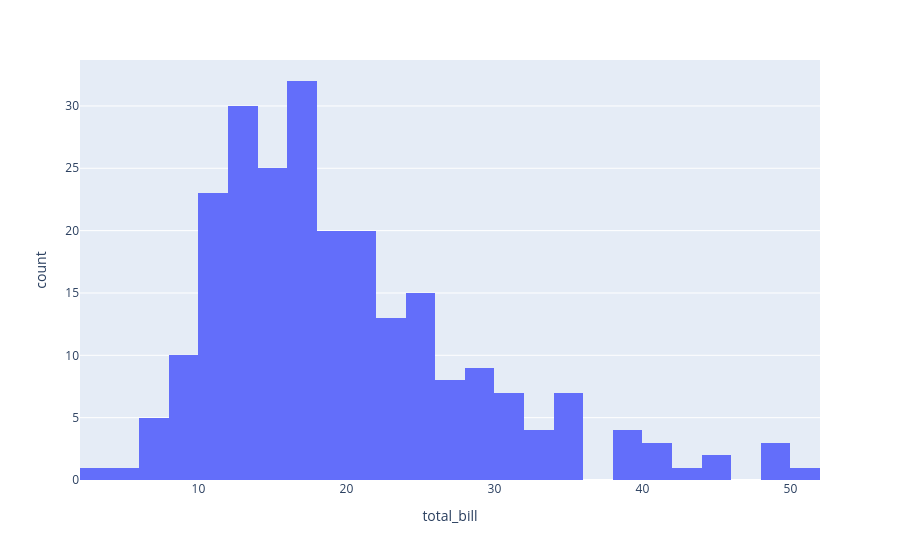

The code cell stored with this chart in its notebook:
### Code cell
px.histogram(data_frame= df, x = 'total_bill')

### Figure 1 — Plotly figure (JSON) as saved in the notebook; plotly's stock layout.template omitted (floating-point values rounded to 4 significant figures; data arrays with more than 128 entries replaced by an {"elided": "..."} marker saying what was removed)
{"data": [{"alignmentgroup": "True", "bingroup": "x", "hovertemplate": "total_bill=%{x}<br>count=%{y}<extra></extra>", "legendgroup": "", "marker": {"color": "#636efa", "pattern": {"shape": ""}}, "name": "", "offsetgroup": "", "orientation": "v", "showlegend": false, "type": "histogram", "x": {"elided": "244 float values"}, "xaxis": "x", "yaxis": "y"}], "layout": {"barmode": "relative", "legend": {"tracegroupgap": 0}, "margin": {"t": 60}, "xaxis": {"anchor": "y", "domain": [0, 1], "title": {"text": "total_bill"}}, "yaxis": {"anchor": "x", "domain": [0, 1], "title": {"text": "count"}}}}
